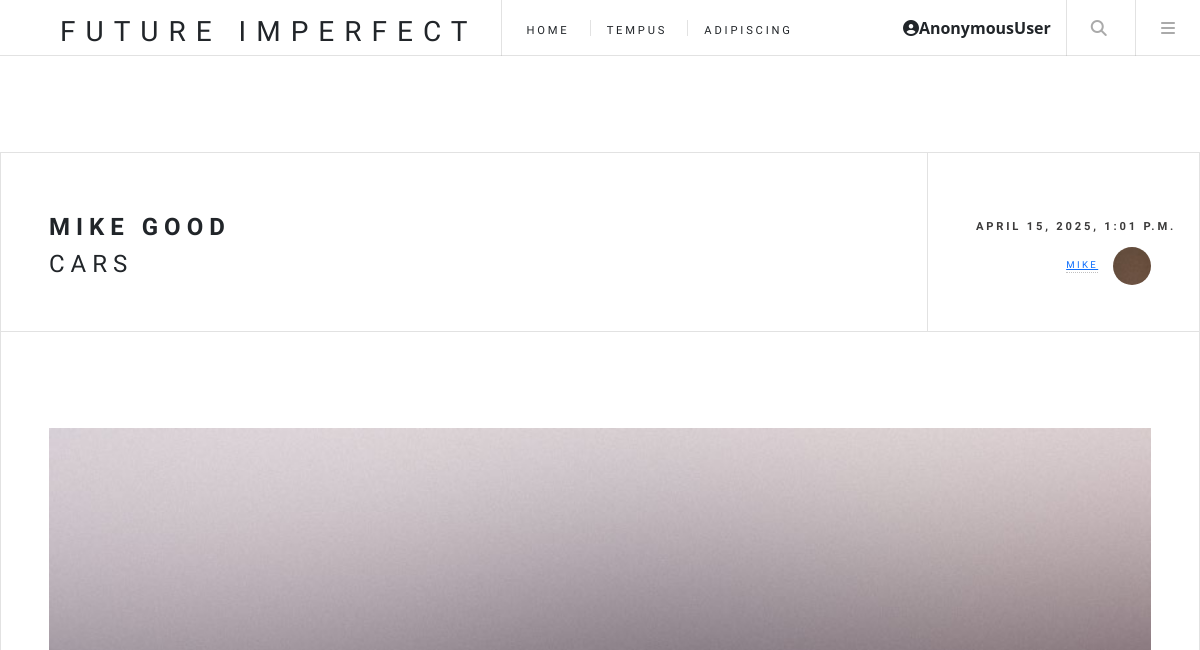
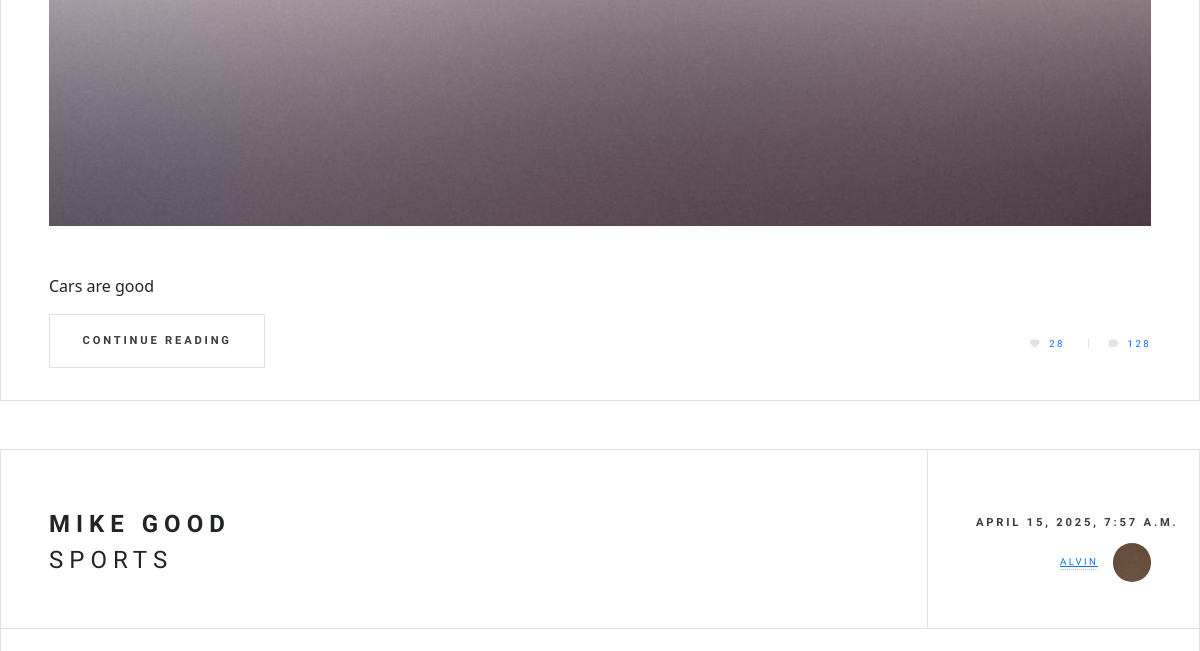
The app's page / (upper part), older data (2 pictures, top to bottom).
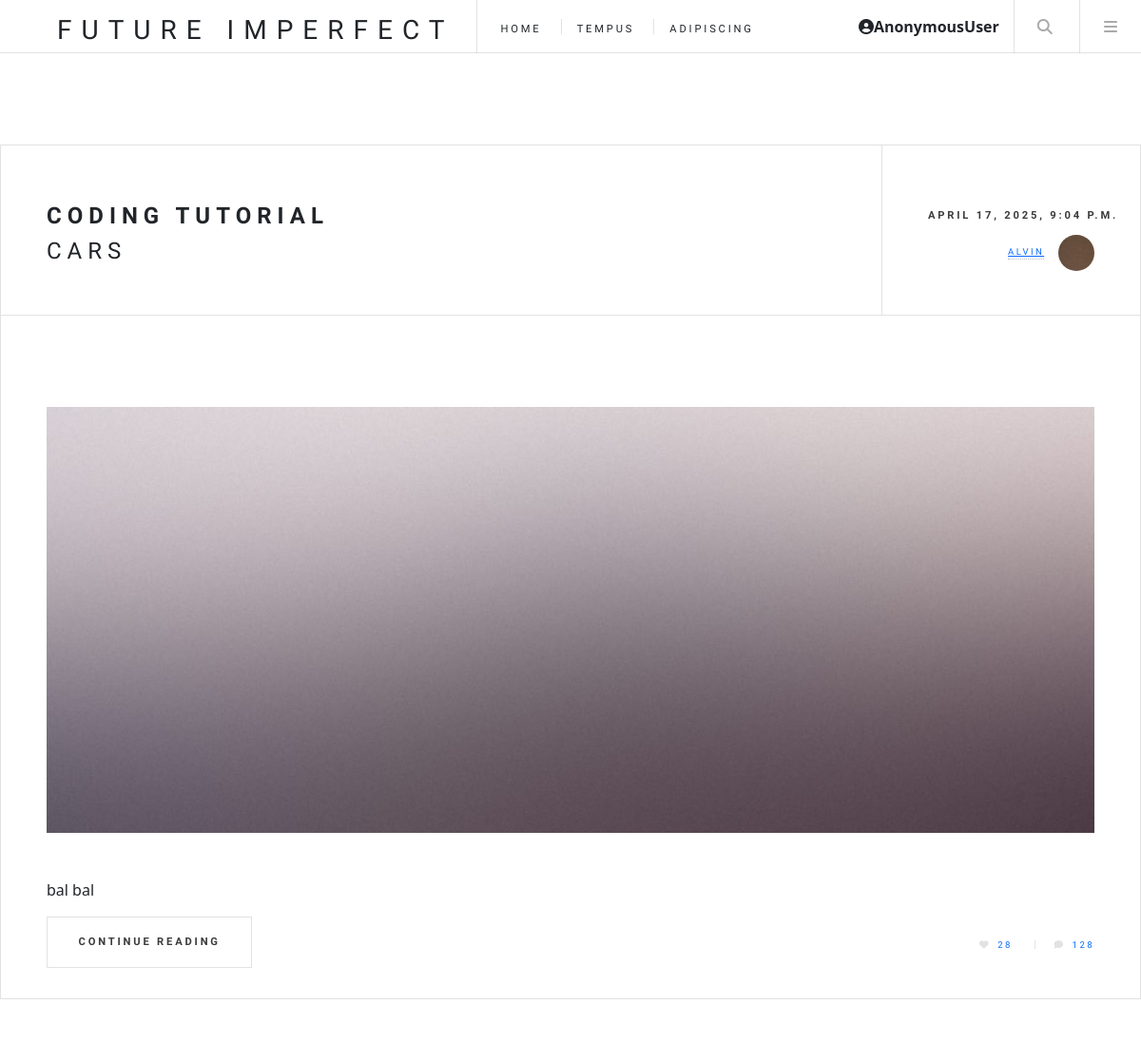
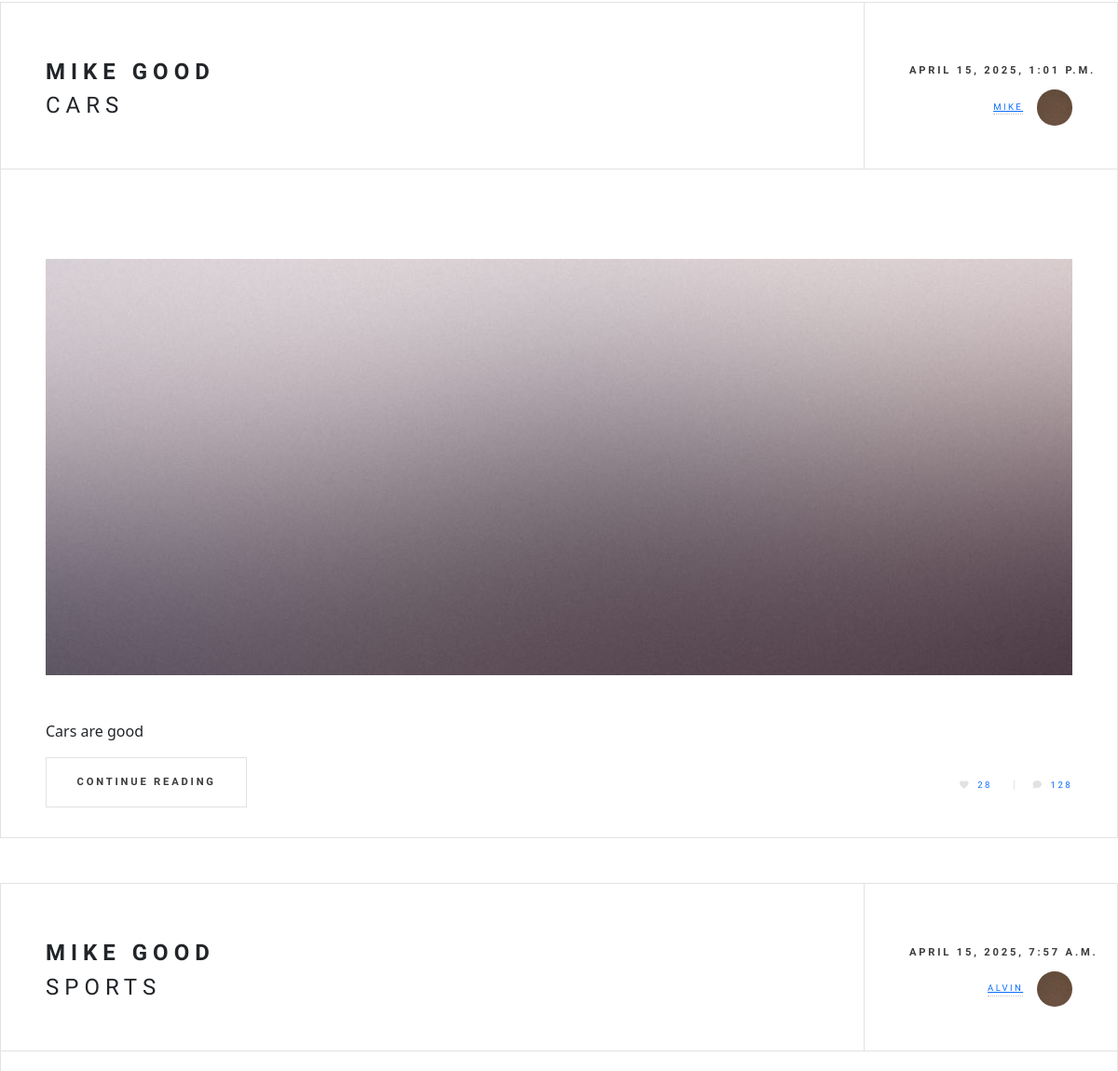
The same page, newer data (2 pictures, top to bottom).
### blog/models.py (models this page shows, shortened)
class Post(models.Model):
    title = models.CharField(max_length=200,null=True,blank=True)
    author = models.ForeignKey(User,on_delete=models.CASCADE,null=True,blank=True)
    category = models.ForeignKey(Category,on_delete=models.SET_NULL,null=True,blank=True)
    body = RichTextField(null=True,blank=True)
    date = models.DateTimeField(auto_now_add=True)
    likes = models.ManyToManyField(User,related_name='post_likes')

class Category(models.Model):
    name = models.CharField(max_length=200,null=True,blank=True)
    def __str__(self):
        return self.name

### blog/views.py (the view)
# urls.py: 2. Add a URL to urlpatterns:  path('', Home.as_view(), name='home')
class Home(ListView):
    model = Post
    template_name = 'home.html'
    ordering = ['-date']

### templates/home.html (shortened to what this page needs)
{% extends 'index.html' %}
{% load static %}
{% block content %}
	<div id="main">
	{% for post in object_list %}
		<article class="post">
			<header>
				<div class="title">
					<h2>{{ post.title }}</h2>
					<h4>{{ post.category }}</h4>
				</div>
				<div class="meta">
					<time class="published" datetime="2015-11-01">{{ post.date }}</time>
					<a href="#" class="author"><span class="name">{{ post.author }}</span><img src="images/avatar.jpg" alt="" /></a>
				</div>
			</header>
			<a href="single.html" class="image featured">
				<a href="single.html" class="image featured"><img src="images/pic02.jpg" alt="" /></a>
			</a>
			<p>{{ post.body|safe|truncatechars_html:50 }}</p>
			<footer>
				<ul class="actions">
					<li><a href="{% url 'article_page' post.pk %}" class="button large">Continue Reading</a></li>
				</ul>
				<ul class="stats">
					<li><a href="#" class="icon solid fa-heart">28</a></li>
					<li><a href="#" class="icon solid fa-comment">128</a></li>
				</ul>
			</footer>
		</article>
	{% endfor %}
	</div>
{% endblock %}

### templates/index.html (shortened to what this page needs)
{% load static %}
<!DOCTYPE HTML>
<html>
	<head>
		<link rel="stylesheet" href="{% static 'css/main.css' %}" />
		<link href="https://cdn.jsdelivr.net/npm/bootstrap@5.3.3/dist/css/bootstrap.min.css" rel="stylesheet">
		<link rel="stylesheet" href="https://cdnjs.cloudflare.com/ajax/libs/font-awesome/6.7.2/css/all.min.css" />
	</head>
	<body class="is-preload">
		{% include 'navber.html' %}
		{% block content %}
		{% endblock %}
	</body>
</html>

### templates/navber.html (shortened to what this page needs)
{% load static %}
<div id="wrapper">
    <header id="header">
        <h1><a href="{% url 'home' %}">Future Imperfect</a></h1>
        <nav class="links">
            <ul>
                <li><a href="{% url 'home' %}">Home</a></li>
                <li><a href="#">Tempus</a></li>
                <li><a href="#">Adipiscing</a></li>
            </ul>
        </nav>
        <div class="user-info" style="float: right; margin-right: 15px; font-weight: bold;">
            <i class="fas fa-user-circle"></i>{{ request.user }}
        </div>
        <nav class="main">
            <ul>
                <li class="search">
                    <a class="fa-search" href="#search">Search</a>
                </li>
                <li class="menu">
                    <a class="fa-bars" href="#menu">Menu</a>
                </li>
            </ul>
        </nav>
    </header>
</div>

Row changes from the older to the newer data that the page shows:
added Post: title "CODING TUTORIAL", category "CARS", date "APRIL 17, 2025, 9:04 P.M.", author "ALVIN", body "bal bal"
